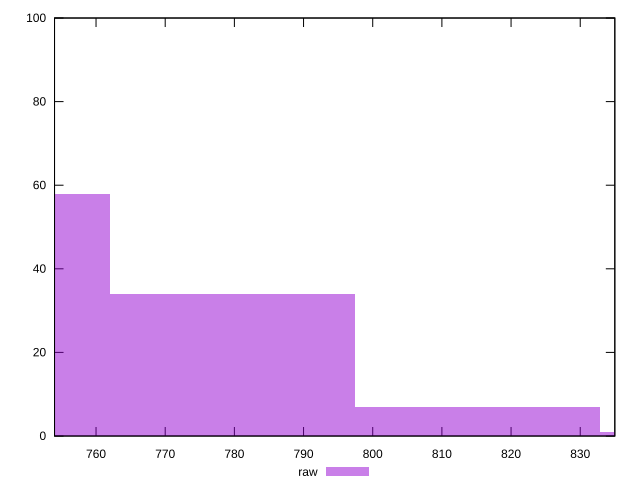

Reproduce this figure in gnuplot.
reset

$raw <<EOF
850.5606669553836 1
744.2405835859606 58
779.6806113757683 34
815.120639165576 7
EOF

set key outside below
set boxwidth 35.44002778980765
set xrange [754:835]
set yrange [0:100]
set trange [0:100]
set style fill transparent solid 0.5 noborder
set terminal svg size 640, 490 enhanced background rgb 'white'
set output "report_00018_2021-02-10T15-25-16.877Z/uses-rel-preload/samples/pages+cached+noadtech/raw/histogram.svg"

plot $raw title "raw" with boxes

reset
